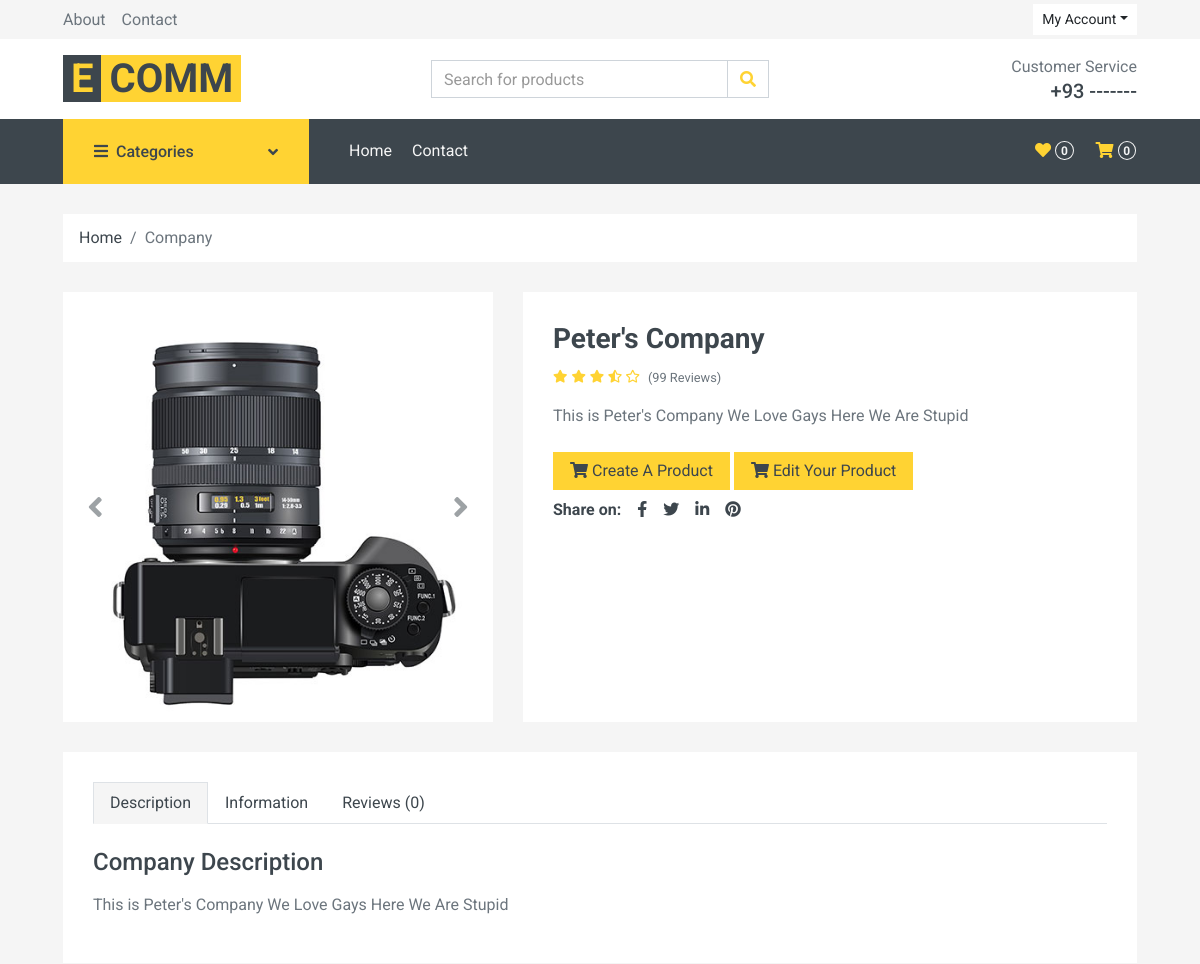
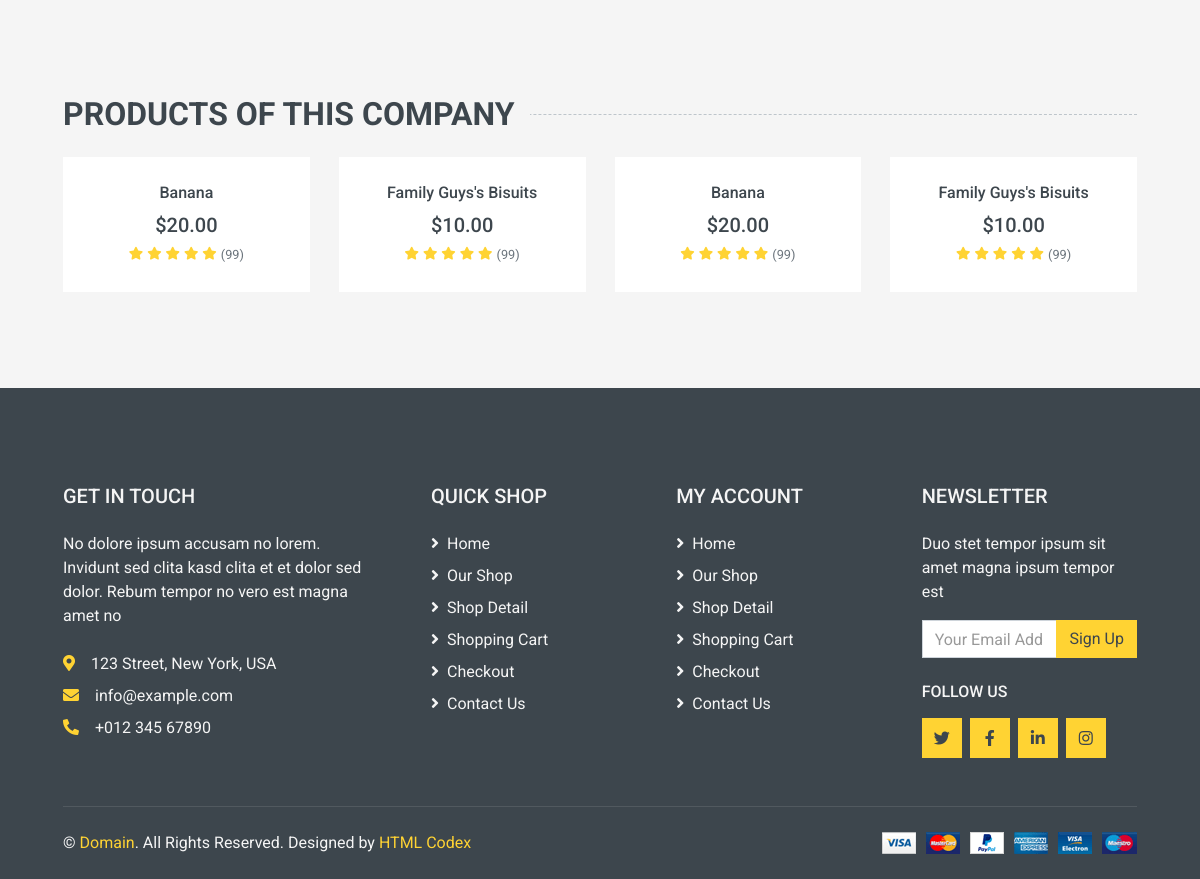
The page /company (signed in) on the database its author committed (2 pictures, top to bottom).
### items/models.py (models this page shows, shortened)
class Companie(models.Model):
    user = models.OneToOneField(User,on_delete=models.CASCADE,null=True)
    name = models.CharField(max_length=220)
    location = CountryField(null=True,blank=True)
    active = models.BooleanField(null=True)
    description = models.CharField(max_length=220,null=True)
    image = models.ImageField(blank=True,null=True,default='avatar.svg')
    def __str__(self):
        return self.name

class Product(models.Model):
    name = models.CharField(max_length=69)
    distributor = models.ForeignKey(Companie, on_delete=models.CASCADE)
    image = models.ImageField(blank=True,null=True,default='avatar.svg')
    price = models.DecimalField(
        max_digits=10, decimal_places=2, null=True, default='29.99')
    category = models.ForeignKey(Category,on_delete=models.CASCADE,null=True)

### items/views.py (the view)
# urls.py: path('company',views.company,name='superuser'),
def company(request):
    if request.user.is_superuser != True:
        return redirect('home')
    else:
        user = request.user
        company = user.companie
        products = company.product_set.all()
    context = {'user': user, 'company': company, 'products': products}
    return render(request, 'company.html', context)

### templates/company.html (shortened to what this page needs)
<!DOCTYPE html>
<html lang="en">
<head>
    <link rel="stylesheet" href="static/css/style.css" />
    <link href="https://cdnjs.cloudflare.com/ajax/libs/font-awesome/5.10.0/css/all.min.css" rel="stylesheet">
    <link href="lib/animate/animate.min.css" rel="stylesheet">
    <link href="lib/owlcarousel/assets/owl.carousel.min.css" rel="stylesheet">
    <link href="css/style.css" rel="stylesheet">
</head>
<body>
    <div class="container-fluid">
        <div class="row bg-secondary py-1 px-xl-5">
            <div class="col-lg-6 d-none d-lg-block">
                <div class="d-inline-flex align-items-center h-100">
                    <a class="text-body mr-3" href="">About</a>
                    <a class="text-body mr-3" href="">Contact</a>
                </div>
            </div>
            <div class="col-lg-6 text-center text-lg-right">
                <div class="d-inline-flex align-items-center">
                    <div class="btn-group">
                        <button type="button" class="btn btn-sm btn-light dropdown-toggle" data-toggle="dropdown">My Account</button>
                    </div>
                </div>
            </div>
        </div>
        <div class="row align-items-center bg-light py-3 px-xl-5 d-none d-lg-flex">
            <div class="col-lg-4">
                <a href="{% url 'companies' %}" class="text-decoration-none">
                    <span class="h1 text-uppercase text-primary bg-dark px-2">E</span>
                    <span class="h1 text-uppercase text-dark bg-primary px-2 ml-n1">Comm</span>
                </a>
            </div>
            <div class="col-lg-4 col-6 text-left">
                <form action="">
                    <div class="input-group">
                        <input type="text" class="form-control" placeholder="Search for products">
                        <div class="input-group-append">
                            <span class="input-group-text bg-transparent text-primary">
                                <i class="fa fa-search"></i>
                            </span>
                        </div>
                    </div>
                </form>
            </div>
            <div class="col-lg-4 col-6 text-right">
                <p class="m-0">Customer Service</p>
                <h5 class="m-0">+93 -------</h5>
            </div>
        </div>
    </div>
    <div class="container-fluid bg-dark mb-30">
        <div class="row px-xl-5">
            <div class="col-lg-3 d-none d-lg-block">
                <a class="btn d-flex align-items-center justify-content-between bg-primary w-100" data-toggle="collapse" href="#navbar-vertical" style="height: 65px; padding: 0 30px;">
                    <h6 class="text-dark m-0"><i class="fa fa-bars mr-2"></i>Categories</h6>
                    <i class="fa fa-angle-down text-dark"></i>
                </a>
            </div>
            <div class="col-lg-9">
                <nav class="navbar navbar-expand-lg bg-dark navbar-dark py-3 py-lg-0 px-0">
                    <div class="collapse navbar-collapse justify-content-between" id="navbarCollapse">
                        <div class="navbar-nav mr-auto py-0">
                            <a href="index.html" class="nav-item nav-link">Home</a>
                            <a href="contact.html" class="nav-item nav-link">Contact</a>
                        </div>
                        <div class="navbar-nav ml-auto py-0 d-none d-lg-block">
                            <a href="" class="btn px-0">
                                <i class="fas fa-heart text-primary"></i>
                                <span class="badge text-secondary border border-secondary rounded-circle" style="padding-bottom: 2px;">0</span>
                            </a>
                            <a href="" class="btn px-0 ml-3">
                                <i class="fas fa-shopping-cart text-primary"></i>
                                <span class="badge text-secondary border border-secondary rounded-circle" style="padding-bottom: 2px;">0</span>
                            </a>
                        </div>
                    </div>
                </nav>
            </div>
        </div>
    </div>
    <div class="container-fluid">
        <div class="row px-xl-5">
            <div class="col-12">
                <nav class="breadcrumb bg-light mb-30">
                    <a href="{% url 'companies' %}" class="breadcrumb-item text-dark" href="#">Home</a>
                    <span class="breadcrumb-item active">Company</span>
                </nav>
            </div>
        </div>
    </div>
    <div class="container-fluid pb-5">
        <div class="row px-xl-5">
            <div class="col-lg-5 mb-30">
                <div id="product-carousel" class="carousel slide" data-ride="carousel">
                    <div class="carousel-inner bg-light">
                        <div class="carousel-item active">
                            <img class="w-100 h-100" src="img/product-1.jpg" alt="Image">
                        </div>
                    </div>
                    <a class="carousel-control-prev" href="#product-carousel" data-slide="prev">
                        <i class="fa fa-2x fa-angle-left text-dark"></i>
                    </a>
                    <a class="carousel-control-next" href="#product-carousel" data-slide="next">
                        <i class="fa fa-2x fa-angle-right text-dark"></i>
                    </a>
                </div>
            </div>
            <div class="col-lg-7 h-auto mb-30">
                <div class="h-100 bg-light p-30">
                    <h3>{{user.companie}}</h3>
                    <div class="d-flex mb-3">
                        <div class="text-primary mr-2">
                            <small class="fas fa-star"></small>
                            <small class="fas fa-star"></small>
                            <small class="fas fa-star"></small>
                            <small class="fas fa-star-half-alt"></small>
                            <small class="far fa-star"></small>
                        </div>
                        <small class="pt-1">(99 Reviews)</small>
                    </div>
                    <p class="mb-4">{{user.companie.description}}</p>
                <a href="{% url 'create-product' %}"><button class="btn btn-primary px-3"><i class="fa fa-shopping-cart mr-1"></i>Create A Product</button></a>
                <a href="{% url 'edit-products' %}"><button class="btn btn-primary px-3"><i class="fa fa-shopping-cart mr-1"></i>Edit Your Product</button></a>
                    <div class="d-flex pt-2">
                        <strong class="text-dark mr-2">Share on:</strong>
                        <div class="d-inline-flex">
                            <a class="text-dark px-2" href="">
                                <i class="fab fa-facebook-f"></i>
                            </a>
                            <a class="text-dark px-2" href="">
                                <i class="fab fa-twitter"></i>
                            </a>
                            <a class="text-dark px-2" href="">
                                <i class="fab fa-linkedin-in"></i>
                            </a>
                            <a class="text-dark px-2" href="">
                                <i class="fab fa-pinterest"></i>
                            </a>
                        </div>
                    </div>
                </div>
            </div>
        </div>
        <div class="row px-xl-5">
            <div class="col">
                <div class="bg-light p-30">
                    <div class="nav nav-tabs mb-4">
                        <a class="nav-item nav-link text-dark active" data-toggle="tab" href="#tab-pane-1">Description</a>
                        <a class="nav-item nav-link text-dark" data-toggle="tab" href="#tab-pane-2">Information</a>
                        <a class="nav-item nav-link text-dark" data-toggle="tab" href="#tab-pane-3">Reviews (0)</a>
                    </div>
                    <div class="tab-content">
                        <div class="tab-pane fade show active" id="tab-pane-1">
                            <h4 class="mb-3">Company Description</h4>
                            <p>{{user.companie.description}}</p>
                        </div>
                    </div>
                </div>
            </div>
        </div>
    </div>
    <div class="container-fluid py-5">
        <h2 class="section-title position-relative text-uppercase mx-xl-5 mb-4"><span class="bg-secondary pr-3">Products Of This Company</span></h2>
        <div class="row px-xl-5">
            <div class="col">
                <div class="owl-carousel related-carousel">
                    {% for i in products %}
                    <div class="product-item bg-light">
                        <div class="text-center py-4">
                            <a class="h6 text-decoration-none text-truncate" href="">{{i.name}}</a>
                            <div class="d-flex align-items-center justify-content-center mt-2">
                                <h5>${{i.price}}</h5>
                            </div>
                            <div class="d-flex align-items-center justify-content-center mb-1">
                                <small class="fa fa-star text-primary mr-1"></small>
                                <small class="fa fa-star text-primary mr-1"></small>
                                <small class="fa fa-star text-primary mr-1"></small>
                                <small class="fa fa-star text-primary mr-1"></small>
                                <small class="fa fa-star text-primary mr-1"></small>
                                <small>(99)</small>
                            </div>
                        </div>
                    </div>
                    {% endfor %}
                </div>
            </div>
        </div>
    </div>
    <div class="container-fluid bg-dark text-secondary mt-5 pt-5">
        <div class="row px-xl-5 pt-5">
            <div class="col-lg-4 col-md-12 mb-5 pr-3 pr-xl-5">
                <h5 class="text-secondary text-uppercase mb-4">Get In Touch</h5>
                <p class="mb-4">No dolore ipsum accusam no lorem. Invidunt sed clita kasd clita et et dolor sed dolor. Rebum tempor no vero est magna amet no</p>
                <p class="mb-2"><i class="fa fa-map-marker-alt text-primary mr-3"></i>123 Street, New York, USA</p>
                <p class="mb-2"><i class="fa fa-envelope text-primary mr-3"></i>info@example.com</p>
                <p class="mb-0"><i class="fa fa-phone-alt text-primary mr-3"></i>+012 345 67890</p>
            </div>
            <div class="col-lg-8 col-md-12">
                <div class="row">
                    <div class="col-md-4 mb-5">
                        <h5 class="text-secondary text-uppercase mb-4">Quick Shop</h5>
                        <div class="d-flex flex-column justify-content-start">
                            <a class="text-secondary mb-2" href="#"><i class="fa fa-angle-right mr-2"></i>Home</a>
                            <a class="text-secondary mb-2" href="#"><i class="fa fa-angle-right mr-2"></i>Our Shop</a>
                            <a class="text-secondary mb-2" href="#"><i class="fa fa-angle-right mr-2"></i>Shop Detail</a>
                            <a class="text-secondary mb-2" href="#"><i class="fa fa-angle-right mr-2"></i>Shopping Cart</a>
                            <a class="text-secondary mb-2" href="#"><i class="fa fa-angle-right mr-2"></i>Checkout</a>
                            <a class="text-secondary" href="#"><i class="fa fa-angle-right mr-2"></i>Contact Us</a>
                        </div>
                    </div>
                    <div class="col-md-4 mb-5">
                        <h5 class="text-secondary text-uppercase mb-4">My Account</h5>
                        <div class="d-flex flex-column justify-content-start">
                            <a class="text-secondary mb-2" href="#"><i class="fa fa-angle-right mr-2"></i>Home</a>
                            <a class="text-secondary mb-2" href="#"><i class="fa fa-angle-right mr-2"></i>Our Shop</a>
                            <a class="text-secondary mb-2" href="#"><i class="fa fa-angle-right mr-2"></i>Shop Detail</a>
                            <a class="text-secondary mb-2" href="#"><i class="fa fa-angle-right mr-2"></i>Shopping Cart</a>
                            <a class="text-secondary mb-2" href="#"><i class="fa fa-angle-right mr-2"></i>Checkout</a>
                            <a class="text-secondary" href="#"><i class="fa fa-angle-right mr-2"></i>Contact Us</a>
                        </div>
                    </div>
                    <div class="col-md-4 mb-5">
                        <h5 class="text-secondary text-uppercase mb-4">Newsletter</h5>
                        <p>Duo stet tempor ipsum sit amet magna ipsum tempor est</p>
                        <form action="">
                            <div class="input-group">
                                <input type="text" class="form-control" placeholder="Your Email Address">
                                <div class="input-group-append">
                                    <button class="btn btn-primary">Sign Up</button>
                                </div>
                            </div>
                        </form>
                        <h6 class="text-secondary text-uppercase mt-4 mb-3">Follow Us</h6>
                        <div class="d-flex">
                            <a class="btn btn-primary btn-square mr-2" href="#"><i class="fab fa-twitter"></i></a>
                            <a class="btn btn-primary btn-square mr-2" href="#"><i class="fab fa-facebook-f"></i></a>
                            <a class="btn btn-primary btn-square mr-2" href="#"><i class="fab fa-linkedin-in"></i></a>
                            <a class="btn btn-primary btn-square" href="#"><i class="fab fa-instagram"></i></a>
                        </div>
                    </div>
                </div>
            </div>
        </div>
        <div class="row border-top mx-xl-5 py-4" style="border-color: rgba(256, 256, 256, .1) !important;">
            <div class="col-md-6 px-xl-0">
                <p class="mb-md-0 text-center text-md-left text-secondary">
                    &copy; <a class="text-primary" href="#">Domain</a>. All Rights Reserved. Designed
                    by
                    <a class="text-primary" href="https://htmlcodex.com">HTML Codex</a>
                </p>
            </div>
            <div class="col-md-6 px-xl-0 text-center text-md-right">
                <img class="img-fluid" src="img/payments.png" alt="">
            </div>
        </div>
    </div>
</body>
</html>

### rows shown on the page
Product: name "Banana", price "20.00"
Product: name "Family Guys's Bisuits", price "10.00"

### other values the page prints
{{ user.companie }} "Peter's Company"
{{ user.companie.description }} "This is Peter's Company We Love Gays Here We Are Stupid"
